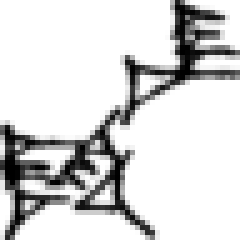
#> input picture lib/GraphCutEx1.png, 48 x 48 px (shown 5 times larger)
$ python GraphCut.py   (Python 2 division)   (older library calls are emulated)
#> lines starting #> are read from the running program, lines starting #| are printed output that depends on the picture
import networkx as nx
import numpy as np
from scipy import ndimage

class GraphCut(object):
    """
    Mincut algorithm for images
    Should work, but was not used in thesis
    """

    def __init__(self,sigma=0.8):
        """

        :param sigma: Sigma for gaussian filter to make image more connected
        """
        self.sigma=sigma


    def calc_cut(self,img,source_rect=None,sink_rect=None):
        """
        Calcualte Graph cut of img based on a source and sink rectangle
        :param img: Image to split
        :param source_rect: Pixels in this rect count as source (x,y,x+w,y+w)
        :param sink_rect: Pixels in this rect count as sink (x,y,x+w,y+w)
        :return: List of two lists containing pixel indices of the resulting cut images
        """
        G=nx.DiGraph()
        width,height=img.shape

        if source_rect==None:
            source_rect=[0,width/3,0,height]

        if sink_rect==None:
            sink_rect=[2*width/3,width,0,height]

        img_gaus = ndimage.filters.gaussian_filter(img, self.sigma, mode='nearest')


        for x in range(width):
            for y in range(height):

                if x>source_rect[0] and x<source_rect[1] and y>source_rect[2] and y<source_rect[3]:
                    G.add_edge("source",(x,y))

                if x > sink_rect[0] and x < sink_rect[1] and y > sink_rect[2] and y < sink_rect[3]:
                    G.add_edge((x, y), "sink")

                for i in range(-1,2):
                    for j in range(-1,2):
                        if (i!=0 or j!=0) and x+i>0 and x+i<width and y+j>0 and y+j<height and img_gaus[x+i,y+j]!=1:
                            G.add_edge((x,y),(x+i,y+j),{'weight':min(1-img_gaus[x,y],1-img_gaus[x+i,y+j])})


        cut_value,partition = nx.minimum_cut(G,'source','sink',capacity='weight')

        xs = np.array([p[0] for p in partition[0]])
        ys = np.array([p[1] for p in partition[0]])

        return partition


    def calc_left_right(self,img):
        width, height = img.shape
        return self.calc_cut(img,source_rect=[0,width,0,height/3],sink_rect=[0,width,2*height/3, height])

    def calc_up_down(self,img):
        width, height = img.shape
        return self.calc_cut(img, source_rect=[0, width/3, 0, height], sink_rect=[2*width/3, width, 0, height])


if __name__ == "__main__":
    GC = GraphCut(sigma=0.9)
    from scipy import misc
    img = misc.imread("GraphCutEx1.png",mode='L')/255.0
#> img: shape (48, 48) float64; min 0, max 1, mean 0.839
    print img
#> (printed output is left out)
    shape= img.shape
#> shape = (48, 48)
    part = GC.calc_up_down(img)
#> in calc_cut, `img_gaus = ndimage.filters.gaussian_filter(img, self.sigma, mode='near..`:
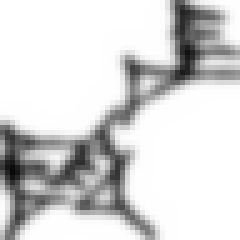
#> img_gaus: shape (48, 48) float64 (shown 5 times larger); min 0.038, max 1, mean 0.84
#> (the run stopped early here; a loop or call above may not have finished)
